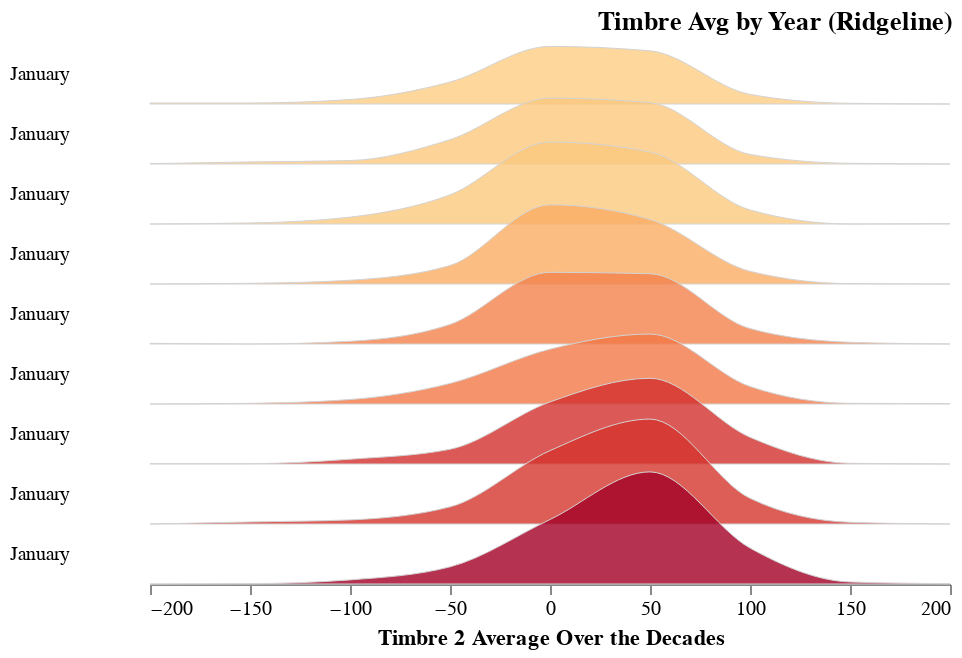

The notebook cell this image was saved under:
### Code cell
# make a plot?
step = 30   # adjust height of each kde
overlap = 1

alt.Chart(test_set, height=step).transform_joinaggregate(
    mean_timbre2='mean(TimbreAvg2)', groupby=['year']
).transform_bin(
    ['bin_max', 'bin_min'], 'TimbreAvg2'
).transform_aggregate(
    value='count()', groupby=['year', 'mean_timbre2', 'bin_min', 'bin_max']
).transform_impute(
    impute='value', groupby=['year', 'mean_timbre2'], key='bin_min', value=0
).mark_area(
    interpolate='monotone',
    fillOpacity=0.8,
    stroke='lightgray',
    strokeWidth=0.5
).encode(
    alt.X('bin_min:Q', bin='binned', title='Timbre 2 Average Over the Decades'),
    alt.Y(
        'value:Q',
        scale=alt.Scale(range=[step, -step * overlap]),   
        axis=None
    ),
    alt.Fill(
        'mean_timbre2:Q',
        legend=None,
        scale=alt.Scale(domain=[10, -50], scheme='redyellowblue')  # adjust color 
    )
).facet(
    row=alt.Row(
        'year:T',    # only accepts T type: convert things to T type first 
        title=None,
        header=alt.Header(labelAngle=0, labelAlign='right', format='%B')
    )
).properties(
    title='Timbre Avg by Year (Ridgeline)',
    bounds='flush'
).configure_facet(
    spacing=0
).configure_view(
    stroke=None
).configure_title(
    anchor='end'
)

### Figure 1 — Vega-Lite specification as saved in the notebook (floating-point values rounded to 4 significant figures; data arrays with more than 128 entries replaced by an {"elided": "..."} marker saying what was removed)
{"config": {"view": {"continuousWidth": 400, "continuousHeight": 300, "stroke": null}, "facet": {"spacing": 0}, "title": {"anchor": "end"}}, "data": {"name": "data-df40041dc07fa8ad1db02aa79f2ec772"}, "facet": {"row": {"type": "temporal", "field": "year", "header": {"format": "%B", "labelAlign": "right", "labelAngle": 0}, "title": null}}, "spec": {"mark": {"type": "area", "fillOpacity": 0.8, "interpolate": "monotone", "stroke": "lightgray", "strokeWidth": 0.5}, "encoding": {"fill": {"type": "quantitative", "field": "mean_timbre2", "legend": null, "scale": {"domain": [10, -50], "scheme": "redyellowblue"}}, "x": {"type": "quantitative", "bin": "binned", "field": "bin_min", "title": "Timbre 2 Average Over the Decades"}, "y": {"type": "quantitative", "axis": null, "field": "value", "scale": {"range": [30, -30]}}}, "height": 30, "transform": [{"joinaggregate": [{"op": "mean", "field": "TimbreAvg2", "as": "mean_timbre2"}], "groupby": ["year"]}, {"bin": true, "field": "TimbreAvg2", "as": ["bin_max", "bin_min"]}, {"aggregate": [{"op": "count", "as": "value"}], "groupby": ["year", "mean_timbre2", "bin_min", "bin_max"]}, {"impute": "value", "key": "bin_min", "groupby": ["year", "mean_timbre2"], "value": 0}]}, "bounds": "flush", "title": "Timbre Avg by Year (Ridgeline)", "$schema": "https://vega.github.io/schema/vega-lite/v4.8.1.json", "datasets": {"data-df40041dc07fa8ad1db02aa79f2ec772": {"elided": "5000 records"}}}
